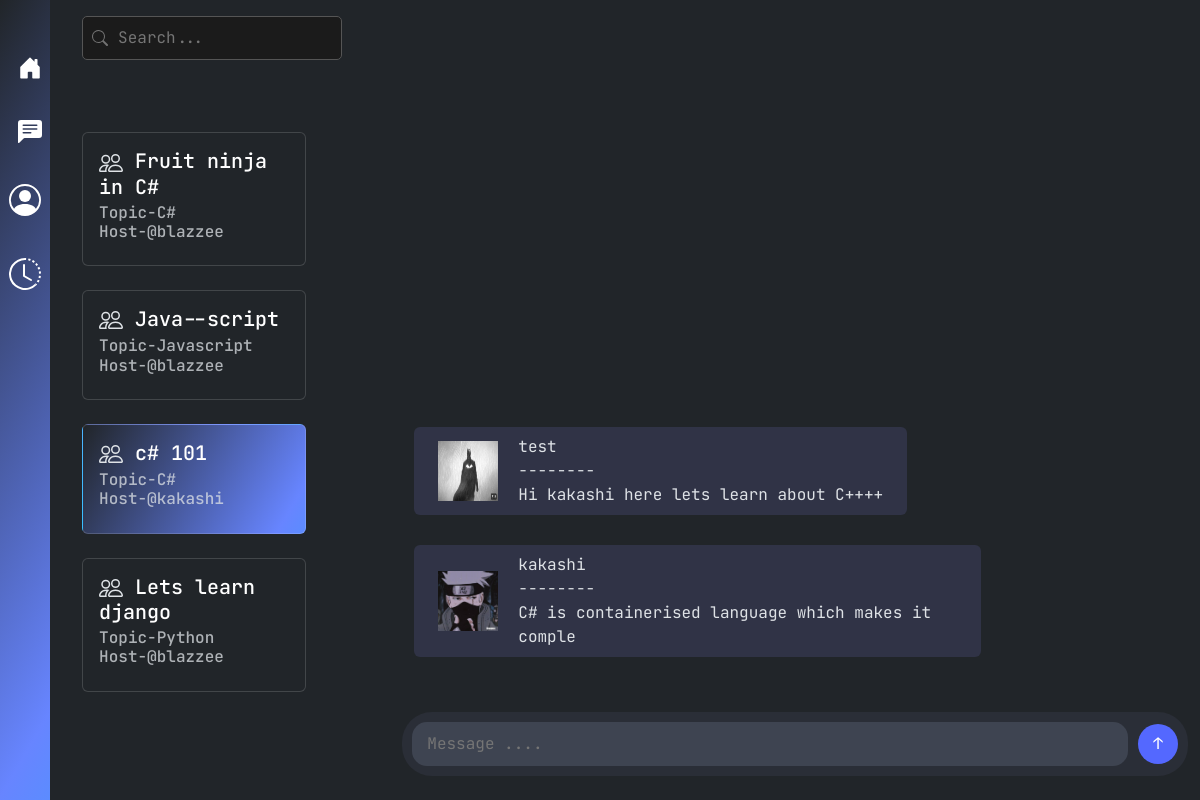
The app's page /room/2 with its own data.
### base/models.py (models this page shows, shortened)
class Room(Model):
    host=models.ForeignKey(User, on_delete=models.SET_NULL, null= True )
    topic = models.ForeignKey(Topic, on_delete=models.SET_NULL, null=True)
    name = models.CharField(max_length=200)
    description= models.TextField(null=True, blank=True)
    updated = models.DateTimeField(auto_now=True)
    created = models.DateTimeField(auto_now=True)
    class Meta:
        ordering = ['-updated', '-created', ]

class Topic(Model):
    name = models.CharField(max_length=200, blank=False, null= False)
    def __str__(self):
        return self.name

class User(AbstractUser):
    name = models.CharField(max_length=200, null=True)
    bio = models.TextField(blank=True, null=True)
    avatar = models.ImageField(default='default.png', upload_to='avatars/')
    email = models.EmailField(max_length=100, unique=True)
    USERNAME_FIELD = 'email'
    REQUIRED_FIELDS = []

class Message(Model):
    user = models.ForeignKey(User, on_delete=models.CASCADE)
    room = models.ForeignKey(Room, on_delete=models.CASCADE)
    body = models.TextField()
    updated = models.DateTimeField(auto_now=True)
    created = models.DateTimeField(auto_now=True)
    def __str__(self):
        return self.body[0:50]

### base/views.py (the view, shortened to what this page needs)
# urls.py: path('room/<str:id>', views.room, name='room'),
def room(request, id):
    context = None
    room = get_object_or_404(Room, pk=id)
    form = MessageForm()
    messages = Message.objects.filter(room= room)
    context = {'rooms':rooms , 'room':room, 'form':form, 'RoomMessages': messages}
    return render(request, 'base/room.html', context)

### base/forms.py
class MessageForm(ModelForm):
    class Meta:
        model = Message
        fields = ['body']
        widgets = {
                'body':forms.TextInput(attrs={'class':'message-input', 'type':'text', 'placeholder': 'Message ....' })
                }

### base/templates/base/room.html (shortened to what this page needs)
{% extends 'layout.html' %} {% block content %} {% load static %}
<div class="searchbar mx-4 mt-3 mb-5">
    <label for="search" class="icon-label">
        <svg
            xmlns="http://www.w3.org/2000/svg"
            width="16"
            height="16"
            fill="currentColor"
            class="bi bi-search"
            viewBox="0 0 16 16"
        >
            <path
                d="M11.742 10.344a6.5 6.5 0 1 0-1.397 1.398h-.001q.044.06.098.115l3.85 3.85a1 1 0 0 0 1.415-1.414l-3.85-3.85a1 1 0 0 0-.115-.1zM12 6.5a5.5 5.5 0 1 1-11 0 5.5 5.5 0 0 1 11 0"
            />
        </svg>
    </label>
    <input class="search" id="search" type="search" placeholder="Search..." />
</div>
<div class="room-list">
    {% for roomCur in rooms %} {% if roomCur == room %}
    <div
        class="card mb-4 mx-4 my-4 active-room gradient-background"
        style="width: 14rem"
    >
        <div class="card-body">
            <h5 class="card-title">
                <a href="{% url 'room' roomCur.id %}">{{roomCur.name}}</a>
            </h5>
            <h6 class="card-subtitle mb-2 text-body-secondary">
                Topic-{{roomCur.topic}} <br />Host-@{{roomCur.host.username}}
            </h6>
        </div>
    </div>
    {% else %}
    <div class="card mb-4 mx-4 my-4" style="width: 14rem">
        <div class="card-body">
            <h5 class="card-title">
                <a href="{% url 'room' roomCur.id %}">{{roomCur.name}}</a>
            </h5>
            <h6 class="card-subtitle mb-2 text-body-secondary">
                Topic-{{roomCur.topic}} <br />Host-@{{roomCur.host.username}}
            </h6>
        </div>
    </div>
    {% endif %} {% endfor %}
</div>
<div class="chat-area">
    <form action="" method="POST">
        <div class="container-fluid mt-5 mb-4">
            <div class="message-box-container">
                {{ form.body }}
                <input type="submit" class="send-button" value="↑" />
            </div>
        </div>
    </form>
    <div class="message-container">
        {% for message in RoomMessages %} {% if message.user == request.user %}
        <div
            class="message-self mx-4 rounded px-5 py-2 d-flex justify-content-between align-items-center"
        >
            <img
                src="{{ message.user.avatar.url }}"
                alt="Avatar"
                style="
                    width: 60px;
                    height: 60px;
                    margin-right: 20px;
                    background: transparent !important;
                    margin-left: 0px;
                "
            />
            <div class="message-text">
                <span class="username">{{ message.user.name }}</span>
                <br />
                -------- <br />
                {{ message }}
            </div>
        </div>
        {% else %}
        <div
            class="message-others mx-4 rounded px-4 py-2 d-flex justify-content-start align-items-center"
        >
            <img
                src="{{ message.user.avatar.url }}"
                alt="Avatar"
                style="
                    width: 60px;
                    height: 60px;
                    margin-right: 20px;
                    background: transparent !important;
                    margin-left: 0px;
                "
            />
            <div class="message-text">
                <span class="username">{{ message.user.name }}</span>
                <br />
                -------- <br />
                {{ message }}
            </div>
        </div>
        {% endif %} {% endfor %}
    </div>
</div>
{% endblock content %}

### static/styles.css (style rules this page uses)
body { font-family: "JetBrains Mono", monospace; }
:root { --bs-primary-custom: #6785ff; }
.searchbar { grid-area: 1/2/2/3; display: flex; align-items: center; position: relative; }
.searchbar .icon-label { position: absolute; left: 10px; top: 50%; transform: translateY(-50%); color: #888; cursor: pointer; display: flex; align-items: center; justify-content: center; font-size: 16px; }
input.search { color: white; width: 260px; border: 1px solid #555; background-color: #1b1b1b; border-radius: 5px; padding: 9px 4px 9px 35px; outline: none; transition: border-color 0.3s, box-shadow 0.3s; }
.room-list { grid-area: 2/2/-1/3; max-width: 720px; }
.active-room { background-color: #6785ff; }
.chat-area { grid-area: 2/3/-1/-1; display: flex; flex-direction: column-reverse; gap: 50px; }
.message-box-container { display: flex; align-items: center; padding: 10px; background-color: #2a2e37; border-radius: 30px; margin: auto; gap: 10px; order: -1; justify-self: flex-end; }
.message-input { flex-grow: 1; border: none; outline: none; background-color: #3e4451; color: #e0d4ce; border-radius: 15px; padding: 10px 15px; }
.send-button { background-color: #5468ff; border: none; width: 40px; height: 40px; display: flex; justify-content: center; align-items: center; border-radius: 50%; color: white; cursor: pointer; }
.message-others { align-self: flex-start; background-color: #303346; max-width: 70%; }
a { text-decoration: none !important; color: white; }
body { z-index: 0; position: relative; }

### static/temp.css (style rules this page uses)
label { font-size: 12.5px; color: #000; opacity: 0.8; font-weight: 400; }

### static/styles-room.css (style rules this page uses)
.room-list { grid-area: 2/2/-1/3; }
.active-room { background-color: #6785ff; }
.chat-area { grid-area: 2/3/-1/-1; display: flex; flex-direction: column-reverse; gap: 1%; }
.message-box-container { display: flex; align-items: center; padding: 10px; background-color: #2a2e37; border-radius: 30px; margin: auto; gap: 10px; justify-self: flex-end; }
.message-input { flex-grow: 1; border: none; outline: none; background-color: #3e4451; color: #e0d4ce; border-radius: 15px; padding: 10px 15px; }
.send-button { background-color: #5468ff; border: none; width: 40px; height: 40px; display: flex; justify-content: center; align-items: center; border-radius: 50%; color: white; cursor: pointer; }
.message-others { align-self: flex-start; background-color: #303346; max-width: 70%; }
a { text-decoration: none !important; color: white; }
.message-container { display: flex; flex-direction: column; gap: 30px; }
.gradient-background { background: linear-gradient(300deg, #00bfff, #6785ff, #212529); background-size: 180% 180%; animation: gradient-animation 18s ease infinite; }

### records on screen
Room: name "Fruit ninja in C#", topic "C#", host.username "blazzee"
Room: name "Java--script", topic "Javascript", host.username "blazzee"
Room: name "c# 101", topic "C#", host.username "kakashi"
Room: name "Lets learn django", topic "Python", host.username "blazzee"
Message: user.avatar (picture), user.name "test", body "Hi kakashi here lets learn about C++++"
Message: user.avatar (picture), user.name "kakashi", body "C# is containerised language which makes it comple"
